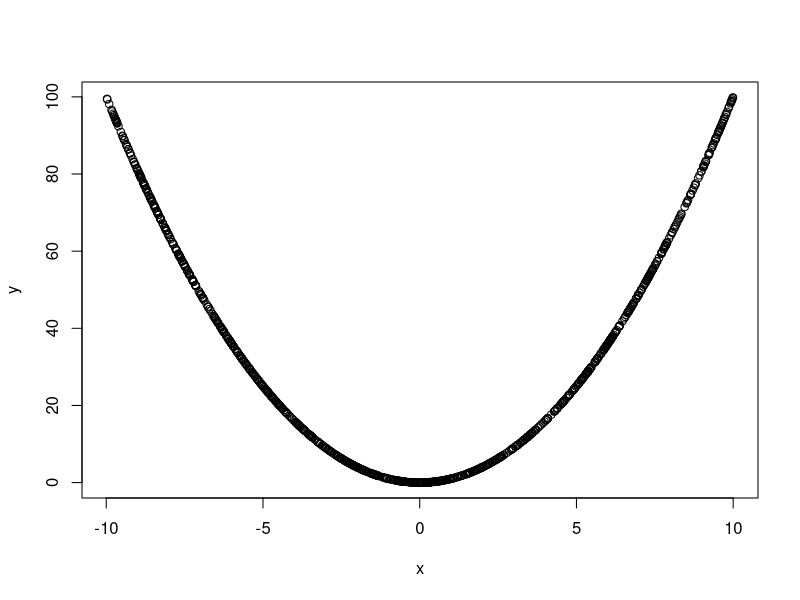

This chart was generated by the following R code:
## ---- chunk 1
library(tidyverse)
mystery_function <- \(x) x**2
## ---- chunk 2
#| lst-label: lst-first
#| lst-cap: greeting
print("Good Morning! 🤗")
## ---- chunk 3
table_1 <- tibble(
  x = runif(n = 1000, min = -10, max = 10),
  y = mystery_function(x)
)
table_1
## ---- chunk 4
plot(table_1)
